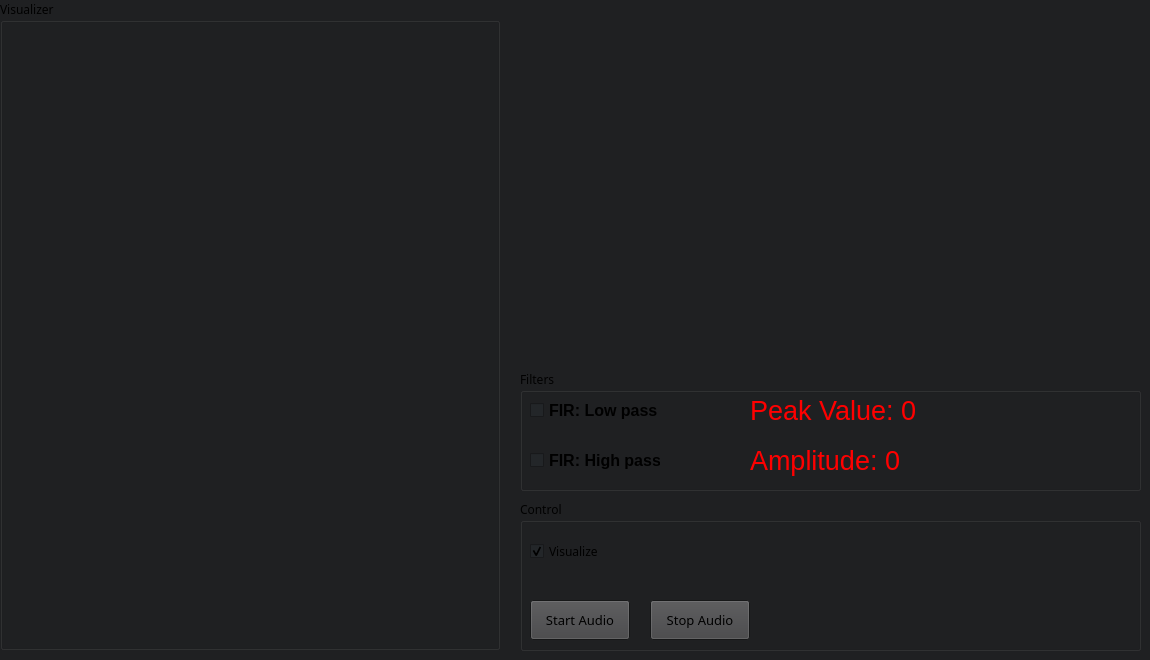
<?xml version="1.0" encoding="UTF-8"?>
<ui version="4.0">
 <class>Form</class>
 <widget class="QWidget" name="Form">
  <property name="geometry">
   <rect>
    <x>0</x>
    <y>0</y>
    <width>1150</width>
    <height>660</height>
   </rect>
  </property>
  <property name="sizePolicy">
   <sizepolicy hsizetype="Fixed" vsizetype="Fixed">
    <horstretch>0</horstretch>
    <verstretch>0</verstretch>
   </sizepolicy>
  </property>
  <property name="minimumSize">
   <size>
    <width>1150</width>
    <height>660</height>
   </size>
  </property>
  <property name="maximumSize">
   <size>
    <width>1150</width>
    <height>660</height>
   </size>
  </property>
  <property name="baseSize">
   <size>
    <width>631</width>
    <height>820</height>
   </size>
  </property>
  <property name="palette">
   <palette>
    <active>
     <colorrole role="Button">
      <brush brushstyle="SolidPattern">
       <color alpha="255">
        <red>66</red>
        <green>66</green>
        <blue>68</blue>
       </color>
      </brush>
     </colorrole>
     <colorrole role="Base">
      <brush brushstyle="SolidPattern">
       <color alpha="255">
        <red>35</red>
        <green>38</green>
        <blue>41</blue>
       </color>
      </brush>
     </colorrole>
     <colorrole role="Window">
      <brush brushstyle="SolidPattern">
       <color alpha="255">
        <red>31</red>
        <green>32</green>
        <blue>34</blue>
       </color>
      </brush>
     </colorrole>
     <colorrole role="AlternateBase">
      <brush brushstyle="SolidPattern">
       <color alpha="255">
        <red>0</red>
        <green>8</green>
        <blue>38</blue>
       </color>
      </brush>
     </colorrole>
    </active>
    <inactive>
     <colorrole role="Button">
      <brush brushstyle="SolidPattern">
       <color alpha="255">
        <red>66</red>
        <green>66</green>
        <blue>68</blue>
       </color>
      </brush>
     </colorrole>
     <colorrole role="Base">
      <brush brushstyle="SolidPattern">
       <color alpha="255">
        <red>35</red>
        <green>38</green>
        <blue>41</blue>
       </color>
      </brush>
     </colorrole>
     <colorrole role="Window">
      <brush brushstyle="SolidPattern">
       <color alpha="255">
        <red>31</red>
        <green>32</green>
        <blue>34</blue>
       </color>
      </brush>
     </colorrole>
     <colorrole role="AlternateBase">
      <brush brushstyle="SolidPattern">
       <color alpha="255">
        <red>0</red>
        <green>8</green>
        <blue>38</blue>
       </color>
      </brush>
     </colorrole>
    </inactive>
    <disabled>
     <colorrole role="Button">
      <brush brushstyle="SolidPattern">
       <color alpha="255">
        <red>66</red>
        <green>66</green>
        <blue>68</blue>
       </color>
      </brush>
     </colorrole>
     <colorrole role="Base">
      <brush brushstyle="SolidPattern">
       <color alpha="255">
        <red>31</red>
        <green>32</green>
        <blue>34</blue>
       </color>
      </brush>
     </colorrole>
     <colorrole role="Window">
      <brush brushstyle="SolidPattern">
       <color alpha="255">
        <red>31</red>
        <green>32</green>
        <blue>34</blue>
       </color>
      </brush>
     </colorrole>
     <colorrole role="AlternateBase">
      <brush brushstyle="SolidPattern">
       <color alpha="255">
        <red>0</red>
        <green>8</green>
        <blue>38</blue>
       </color>
      </brush>
     </colorrole>
    </disabled>
   </palette>
  </property>
  <property name="font">
   <font>
    <family>Space Grotesk</family>
   </font>
  </property>
  <property name="windowTitle">
   <string>Software Audio Processor</string>
  </property>
  <property name="windowIcon">
   <iconset>
    <normaloff>CodasipBlack_Icon.png</normaloff>CodasipBlack_Icon.png</iconset>
  </property>
  <widget class="QLabel" name="Diagram_Label">
   <property name="geometry">
    <rect>
     <x>510</x>
     <y>0</y>
     <width>631</width>
     <height>351</height>
    </rect>
   </property>
   <property name="text">
    <string/>
   </property>
   <property name="pixmap">
    <pixmap>DSP_Diagram.png</pixmap>
   </property>
  </widget>
  <widget class="QGroupBox" name="groupVisualizer">
   <property name="geometry">
    <rect>
     <x>0</x>
     <y>0</y>
     <width>500</width>
     <height>650</height>
    </rect>
   </property>
   <property name="sizePolicy">
    <sizepolicy hsizetype="Fixed" vsizetype="Fixed">
     <horstretch>0</horstretch>
     <verstretch>0</verstretch>
    </sizepolicy>
   </property>
   <property name="minimumSize">
    <size>
     <width>500</width>
     <height>650</height>
    </size>
   </property>
   <property name="maximumSize">
    <size>
     <width>500</width>
     <height>650</height>
    </size>
   </property>
   <property name="title">
    <string>Visualizer</string>
   </property>
  </widget>
  <widget class="QGroupBox" name="groupBox">
   <property name="geometry">
    <rect>
     <x>520</x>
     <y>500</y>
     <width>621</width>
     <height>151</height>
    </rect>
   </property>
   <property name="title">
    <string>Control</string>
   </property>
   <widget class="QCheckBox" name="checkBoxVisualize">
    <property name="geometry">
     <rect>
      <x>10</x>
      <y>40</y>
      <width>111</width>
      <height>22</height>
     </rect>
    </property>
    <property name="text">
     <string>Visualize</string>
    </property>
    <property name="checked">
     <bool>true</bool>
    </property>
   </widget>
   <widget class="QPushButton" name="StartAudioButton">
    <property name="geometry">
     <rect>
      <x>10</x>
      <y>100</y>
      <width>100</width>
      <height>40</height>
     </rect>
    </property>
    <property name="font">
     <font>
      <family>Space Grotesk</family>
      <pointsize>10</pointsize>
     </font>
    </property>
    <property name="text">
     <string>Start Audio</string>
    </property>
   </widget>
   <widget class="QPushButton" name="StopAudioButton">
    <property name="geometry">
     <rect>
      <x>130</x>
      <y>100</y>
      <width>100</width>
      <height>40</height>
     </rect>
    </property>
    <property name="font">
     <font>
      <family>Space Grotesk</family>
      <pointsize>10</pointsize>
     </font>
    </property>
    <property name="text">
     <string>Stop Audio</string>
    </property>
   </widget>
  </widget>
  <widget class="QGroupBox" name="groupBox_2">
   <property name="geometry">
    <rect>
     <x>520</x>
     <y>370</y>
     <width>621</width>
     <height>121</height>
    </rect>
   </property>
   <property name="title">
    <string>Filters</string>
   </property>
   <widget class="QCheckBox" name="checkBox_FIR">
    <property name="geometry">
     <rect>
      <x>10</x>
      <y>30</y>
      <width>131</width>
      <height>20</height>
     </rect>
    </property>
    <property name="font">
     <font>
      <family>Arial</family>
      <pointsize>12</pointsize>
      <bold>true</bold>
     </font>
    </property>
    <property name="text">
     <string>FIR: Low pass </string>
    </property>
   </widget>
   <widget class="QCheckBox" name="checkBox_FIR_2">
    <property name="geometry">
     <rect>
      <x>10</x>
      <y>80</y>
      <width>131</width>
      <height>20</height>
     </rect>
    </property>
    <property name="font">
     <font>
      <family>Arial</family>
      <pointsize>12</pointsize>
      <bold>true</bold>
     </font>
    </property>
    <property name="text">
     <string>FIR: High pass</string>
    </property>
   </widget>
   <widget class="QLabel" name="PeakAmp">
    <property name="geometry">
     <rect>
      <x>230</x>
      <y>20</y>
      <width>381</width>
      <height>41</height>
     </rect>
    </property>
    <property name="font">
     <font>
      <family>Arial</family>
      <pointsize>20</pointsize>
      <bold>false</bold>
     </font>
    </property>
    <property name="styleSheet">
     <string notr="true">color: rgb(255, 0, 0)</string>
    </property>
    <property name="text">
     <string>Peak Value: 0</string>
    </property>
   </widget>
   <widget class="QLabel" name="Amplitude">
    <property name="geometry">
     <rect>
      <x>230</x>
      <y>70</y>
      <width>381</width>
      <height>41</height>
     </rect>
    </property>
    <property name="font">
     <font>
      <family>Arial</family>
      <pointsize>20</pointsize>
      <bold>false</bold>
     </font>
    </property>
    <property name="styleSheet">
     <string notr="true">color: rgb(255, 0, 0)</string>
    </property>
    <property name="text">
     <string>Amplitude: 0</string>
    </property>
   </widget>
  </widget>
 </widget>
 <resources/>
 <connections/>
</ui>
